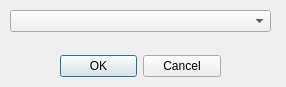
<?xml version="1.0" encoding="UTF-8"?>
<ui version="4.0">
 <class>add_rule_to_scheme_Dialog</class>
 <widget class="QDialog" name="add_rule_to_scheme_Dialog">
  <property name="geometry">
   <rect>
    <x>0</x>
    <y>0</y>
    <width>286</width>
    <height>87</height>
   </rect>
  </property>
  <property name="windowTitle">
   <string>选择规则</string>
  </property>
  <widget class="QDialogButtonBox" name="pick_a_rule_buttonBox">
   <property name="geometry">
    <rect>
     <x>60</x>
     <y>50</y>
     <width>161</width>
     <height>32</height>
    </rect>
   </property>
   <property name="orientation">
    <enum>Qt::Horizontal</enum>
   </property>
   <property name="standardButtons">
    <set>QDialogButtonBox::Cancel|QDialogButtonBox::Ok</set>
   </property>
  </widget>
  <widget class="QComboBox" name="pick_a_rule_comboBox">
   <property name="geometry">
    <rect>
     <x>10</x>
     <y>10</y>
     <width>261</width>
     <height>22</height>
    </rect>
   </property>
   <property name="placeholderText">
    <string>请选择一条规则</string>
   </property>
  </widget>
 </widget>
 <resources/>
 <connections>
  <connection>
   <sender>pick_a_rule_buttonBox</sender>
   <signal>accepted()</signal>
   <receiver>add_rule_to_scheme_Dialog</receiver>
   <slot>accept()</slot>
   <hints>
    <hint type="sourcelabel">
     <x>248</x>
     <y>254</y>
    </hint>
    <hint type="destinationlabel">
     <x>157</x>
     <y>274</y>
    </hint>
   </hints>
  </connection>
  <connection>
   <sender>pick_a_rule_buttonBox</sender>
   <signal>rejected()</signal>
   <receiver>add_rule_to_scheme_Dialog</receiver>
   <slot>reject()</slot>
   <hints>
    <hint type="sourcelabel">
     <x>316</x>
     <y>260</y>
    </hint>
    <hint type="destinationlabel">
     <x>286</x>
     <y>274</y>
    </hint>
   </hints>
  </connection>
 </connections>
</ui>
